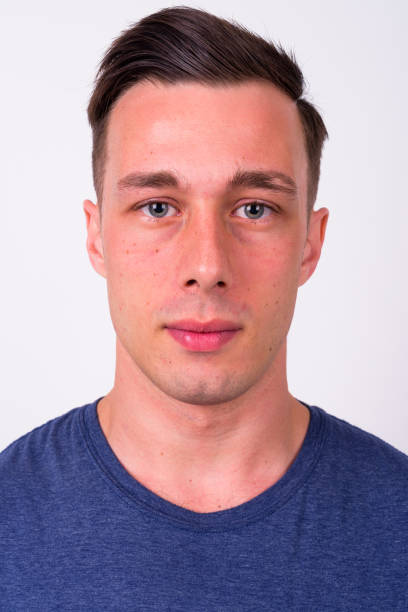
//> input picture Resources/faces/f1.png, 408 x 612 px
$ ./eye_detect_test   (built with g++ and OpenCV 4)
//> lines starting //> are read from the running program, lines starting //| are printed output that depends on the picture; after the words box and inside, x2 and y2 are one past the last pixel; in counts of white or black regions, pixels touching at a corner belong together

#include <opencv2/imgcodecs.hpp>
#include <opencv2/highgui.hpp>
#include <opencv2/imgproc.hpp>
#include <opencv2/objdetect.hpp>
#include <iostream>
#include <vector>

using namespace cv;
using namespace std;

Mat img_hsv;
Mat mask;
int hmin = 145;
int smin = 0;
int vmin = 0;

int hmax = 179;
int smax = 255;
int vmax = 255;


void getContours(Mat dil_img, Mat img){
    // Detect contours
    vector<vector<Point>> contours;
    //Hierarchy
    //Vector of ints
    vector<Vec4i> hierarchy;
    //Vec of four ints

    findContours(dil_img,contours,hierarchy,RETR_EXTERNAL,CHAIN_APPROX_SIMPLE);
    //drawContours(img,contours,-1,Scalar(255,0,255),2);
    //-1 is the contour number (in this case all)

    vector<vector<Point>> conPoly(contours.size());
    vector<Rect> boundRect(contours.size()); // Variable
    string objectType;

    //The way we filter using contours, is taking in the size
    for(int i=0; i<contours.size();i++){
        int area = contourArea(contours[i]);


                //To do that we must find the perimeter
                float peri = arcLength(contours[i],true); //True makes reference to if the contour is closed
                string per = to_string(peri);

                //Now we must find the corner points (number of curves)
                approxPolyDP(contours[i],conPoly[i],0.02*peri,true); //true = closed
                //conPoly = array of values of curves

                //The length of any of conPoly will give us an aproximation of the shape
                cout << conPoly[i].size() << endl;


                //To draw rectangles around the shape:
                boundRect[i] = boundingRect(conPoly[i]);

                int objCor = (int)conPoly[i].size(); //(int) converts to integer

                if(objCor >= 6 && peri > 60){
                    //objectType = "circle";
                drawContours(img,contours,i,Scalar(255,0,255),1);
                putText(img,per,{boundRect[i].x,boundRect[i].y-5},FONT_HERSHEY_DUPLEX,0.5,Scalar(0,0,100),1);


                //putText(img,objectType,{boundRect[i].x,boundRect[i].y-5},FONT_HERSHEY_DUPLEX,0.5,Scalar(0,0,100),2);
                }

            }

    }


//// IMPORTING IMAGES /////
vector<Mat> crop_faces(vector<string> paths){
    vector<Mat> faces;
    CascadeClassifier faceCascade;
    CascadeClassifier eyeCascade;

    if(!faceCascade.load("/Users/macbookpro/Desktop/UTEC/OpenCV/opencv3test/Resources/haarcascade_frontalface_default.xml")){
        cout << "Error loading cascade classifier" << endl;
        return faces;
    }

    if (!eyeCascade.load("/Users/macbookpro/Desktop/UTEC/OpenCV/opencv3test/Resources/haarcascade_eye.xml")) {
        cout << "Error loading eye cascade classifier" << endl;
        return faces;
    }

        int targetWidth = 600;  // Desired width of the cropped images

    for (const auto& path : paths){
        Mat img = imread(path);
//> img is the input picture: 612 rows x 408 cols, CV_8UC3; mean B, G, R 162.4, 149, 174.8

        if (img.empty()){
            cout << "Error loading image: " << path << endl;
            continue;
        }

        //resize(img, img, Size(300, 300));

        vector<Rect> facesRect;

        faceCascade.detectMultiScale(img, facesRect, 1.1, 10);
//> facesRect = 1 Rect (x, y, width, height): [67, 95, 279, 279]

        for(int i = 0; i < facesRect.size(); i++){
            rectangle(img, facesRect[i].tl(), facesRect[i].br(), Scalar(0, 0, 255), 3);

            Rect roi(facesRect[i].tl().x, facesRect[i].tl().y, facesRect[i].br().x - facesRect[i].tl().x, (facesRect[i].br().y - facesRect[i].tl().y) / 1.5);

            Mat imgCrop = img(roi);

            // Resize cropped image to a fixed width while maintaining aspect ratio
            int newWidth = targetWidth;
            int newHeight = static_cast<int>(static_cast<float>(imgCrop.rows) / imgCrop.cols * newWidth);
            resize(imgCrop, imgCrop, Size(newWidth, newHeight));

            Mat gray;
            cvtColor(imgCrop, gray, COLOR_BGR2GRAY);

            vector<Rect> eyesRect;
            eyeCascade.detectMultiScale(gray, eyesRect);
            //faces.push_back(gray);
            int count = 1;

            cout << eyesRect.size() << " rectangles" << endl;
            // if (eyesRect.size() > 2){
            //     eyesRect.pop_back();
            // }

            for (const auto& eyeRect : eyesRect) {


                cout << eyeRect.size() << endl;
                Point eyeRectTl(eyeRect.x-10, eyeRect.y);
                Point eyeRectBr(eyeRect.x + eyeRect.width + 20, eyeRect.y + eyeRect.height);

                // Point roiEyeRectTl(facesRect[i].tl().x + eyeRectTl.x -10, facesRect[i].tl().y + eyeRectTl.y);
                // Point roiEyeRectBr(facesRect[i].tl().x + eyeRectBr.x +10, facesRect[i].tl().y + eyeRectBr.y);

                rectangle(imgCrop, eyeRectTl, eyeRectBr, Scalar(0, 255, 0), 2);
                Rect roi(eyeRectTl, eyeRectBr);
                Mat imgCropEye = imgCrop(roi);
                Mat imgGray, imgBlur, imgCanny, img_dilated, imgErode;

                cvtColor(imgCropEye,imgGray,COLOR_BGR2GRAY);
                GaussianBlur(imgGray,imgBlur,Size(3,3),7,2);
                Canny(imgBlur, imgCanny,120,120);
                Mat kernel = getStructuringElement(MORPH_RECT,Size(3,3));
                dilate(imgCanny,img_dilated,kernel);
                getContours(img_dilated,imgCropEye);
                //faces.push_back(img_dilated);
                //faces.push_back(imgCropEye);


            }

            faces.push_back(imgCrop);

        }
//> this loop made 1 pass
//> roi on pass 1: Rect(67, 95, 279, 186)
//| 3 rectangles
//> pass 1, in crop_faces, `cvtColor(imgCrop, gray, COLOR_BGR2GRAY);`:
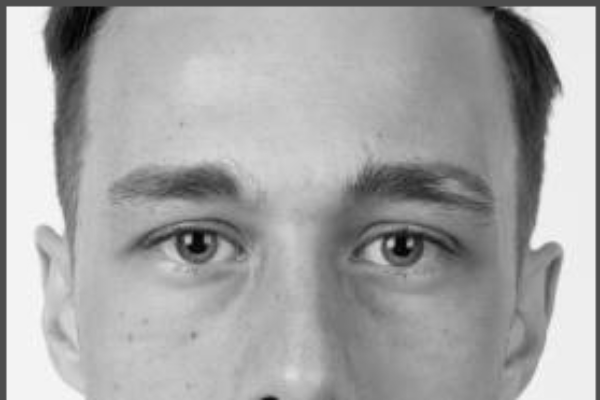
//> gray: 400 rows x 600 cols, CV_8UC1; min 1, max 250, mean 165.1
//> after the loop:
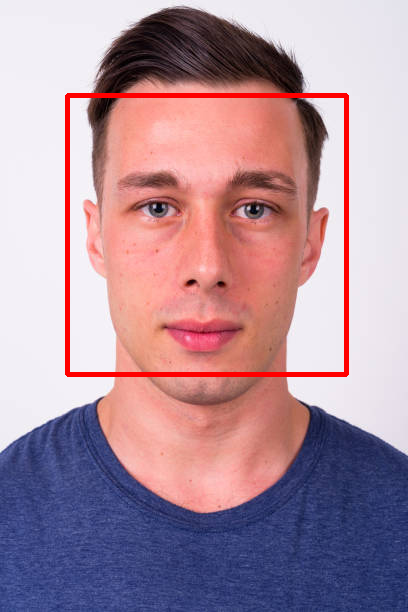
//> img: 612 rows x 408 cols, CV_8UC3; 2.23% of pixels changed, all inside (x1, y1, x2, y2) = (65, 93, 349, 377)
    }
//> pass 2 of the loop in crop_faces, `for (const auto& path : paths)`:
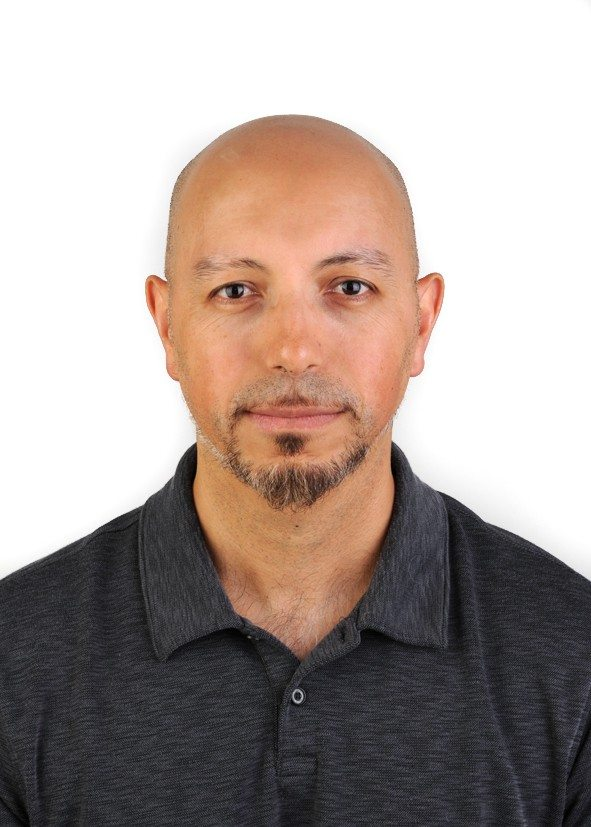
//> input picture Resources/faces/f2.png, 591 x 827 px
//> in crop_faces, img is the input picture: 827 rows x 591 cols, CV_8UC3; mean B, G, R 153.8, 159.6, 172.9
//> facesRect = 1 Rect (x, y, width, height): [134, 170, 318, 318]
//> the loop in crop_faces, `for(int i = 0; i < facesRect.size(); i++)` made 1 pass
//> roi on pass 1: Rect(134, 170, 318, 212)
//> (printed output is left out)
//> pass 1, in crop_faces, `cvtColor(imgCrop, gray, COLOR_BGR2GRAY);`:
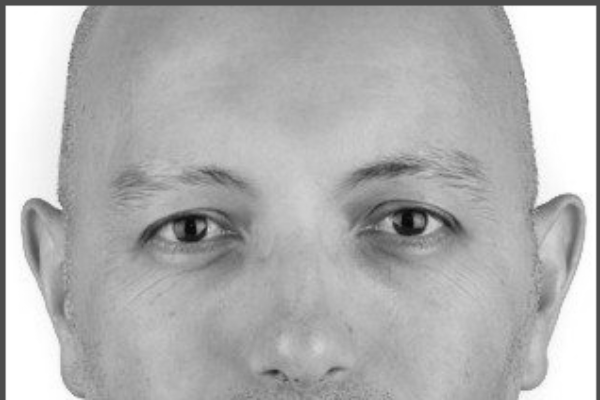
//> gray: 400 rows x 600 cols, CV_8UC1; min 3, max 255, mean 177.9
//> after the loop in crop_faces, `for(int i = 0; i < facesRect.size(); i++)`:
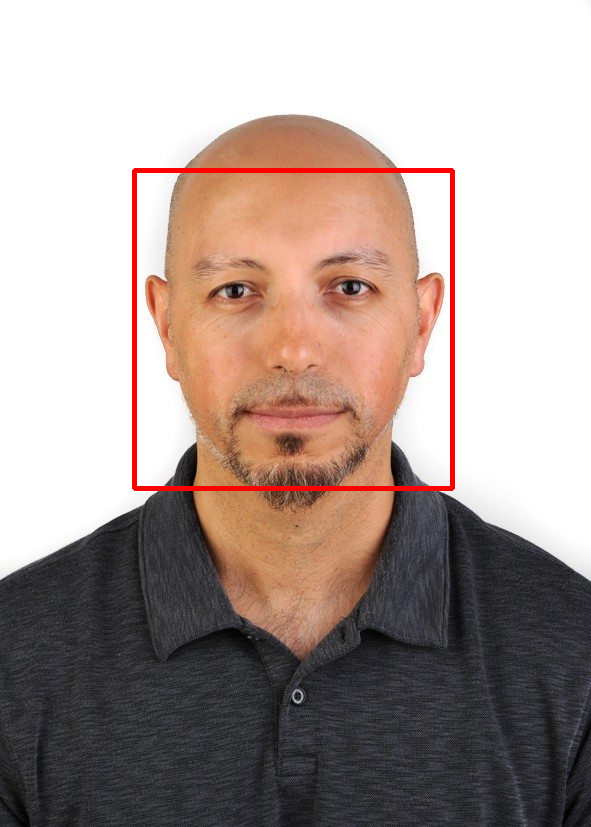
//> img: 827 rows x 591 cols, CV_8UC3; 1.3% of pixels changed, all inside (x1, y1, x2, y2) = (132, 168, 455, 491)

    return faces;
}


//No output func?? wasnt allowed
int main(){

    vector<string> paths = {
        "/Users/macbookpro/Desktop/UTEC/OpenCV/opencv3test/Resources/faces/f1.png",
        "/Users/macbookpro/Desktop/UTEC/OpenCV/opencv3test/Resources/faces/f2.png",
        "/Users/macbookpro/Desktop/UTEC/OpenCV/opencv3test/Resources/faces/f3.png ",
        "/Users/macbookpro/Desktop/UTEC/OpenCV/opencv3test/Resources/faces/f4.png",
        "/Users/macbookpro/Desktop/UTEC/OpenCV/opencv3test/Resources/faces/f5.png",
        "/Users/macbookpro/Desktop/UTEC/OpenCV/opencv3test/Resources/faces/f7.png",
        "/Users/macbookpro/Desktop/UTEC/OpenCV/opencv3test/Resources/test.png"
        };


    vector<Mat> faces = crop_faces(paths);

    // [31 lines of commented-out code are left out]

    imshow("ImageName", faces[0]);
    imshow("d", faces[1]);
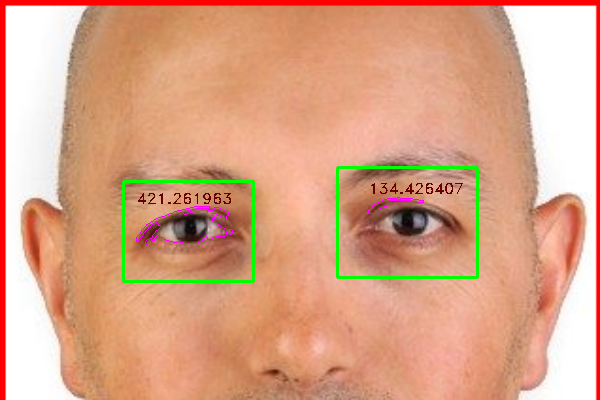
//> window 'd': 400 rows x 600 cols, CV_8UC3; mean B, G, R 135.8, 164.2, 219.1
    imshow("da", faces[2]);
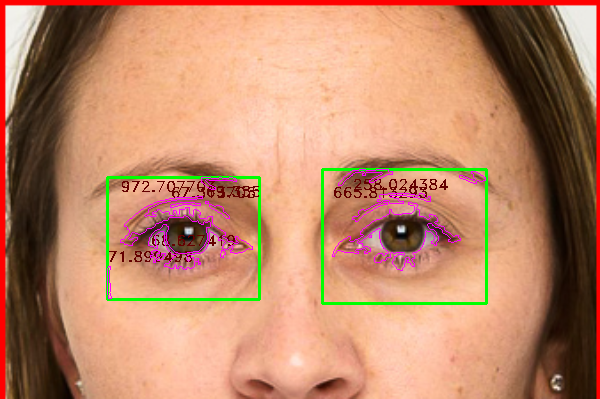
//> window 'da': 399 rows x 600 cols, CV_8UC3; mean B, G, R 105.8, 135.3, 189.6
    imshow("ds", faces[3]);
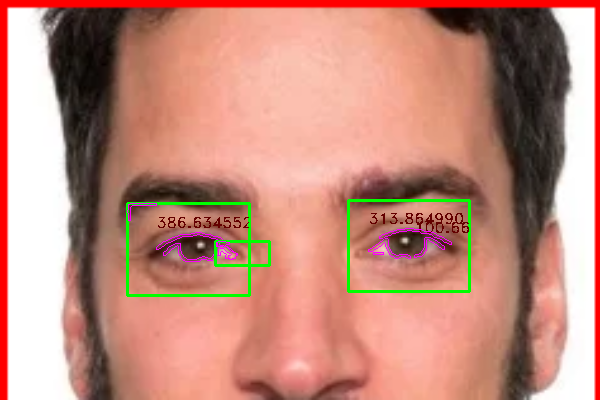
//> window 'ds': 400 rows x 600 cols, CV_8UC3; mean B, G, R 124.5, 139.2, 194.6
    imshow("1",faces[4]);
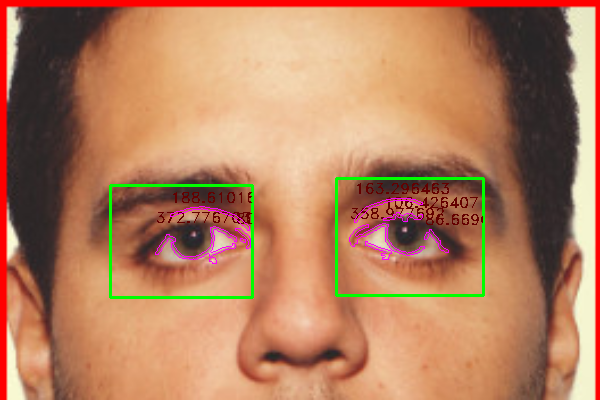
//> window '1': 400 rows x 600 cols, CV_8UC3; mean B, G, R 95.1, 127.2, 180.3
    imshow("2",faces[5]);
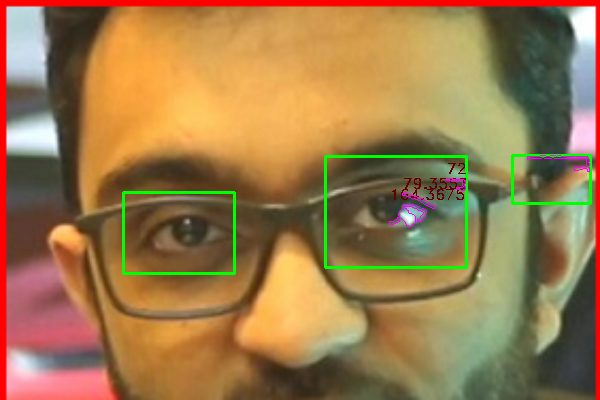
//> window '2': 400 rows x 600 cols, CV_8UC3; mean B, G, R 76.6, 122.3, 155.8
   // [7 lines of commented-out code are left out]


    waitKey(20000); //Whenever it opens up it will not close until we pres the open button


    return 0;


}
